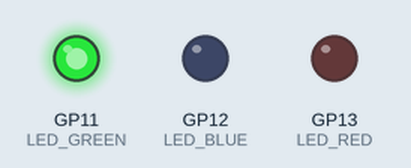
Recording of a program running on a simulated Raspberry Pi Pico running CircuitPython. Shown: output pins drawn as LEDs (lit = HIGH).

Above: at 0.5 s.
At 2.5 s:
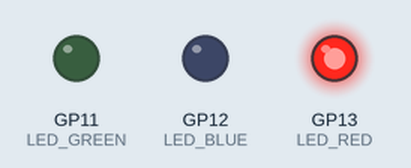
At 3.5 s:
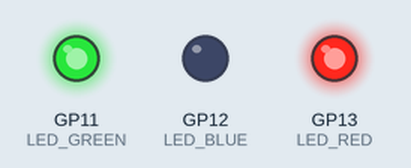
At 4.5 s:
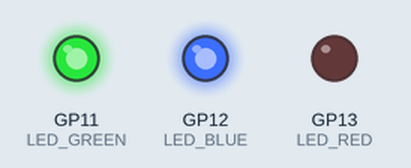
At 6.5 s:
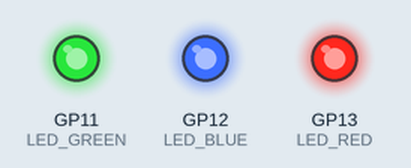
At 8.5 s:
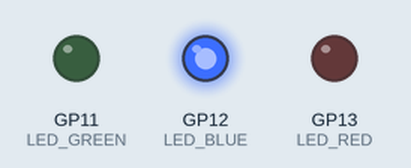
Timing chart, 0 to 9.1 s (numbered marks = the images above):
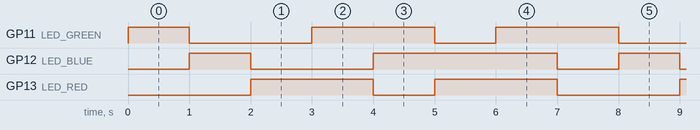

The program:

code.py
```python
# Created by Clara T
# Created on Feb 2025
# Blink with Breadboard and LED with resistor
# Turns LED on for one second, the off for one second, each time increases each time by 1 more second


import time
import board
import digitalio

LED_GREEN = digitalio.DigitalInOut(board.GP11)
LED_BLUE = digitalio.DigitalInOut(board.GP12)
LED_RED = digitalio.DigitalInOut(board.GP13)

LED_GREEN.direction = digitalio.Direction.OUTPUT
LED_BLUE.direction = digitalio.Direction.OUTPUT
LED_RED.direction = digitalio.Direction.OUTPUT

blink_time = 1

# loop forever
while True:
    # GREEN
    LED_GREEN.value = True
    LED_BLUE.value = False
    LED_RED.value = False
    time.sleep(blink_time)

    # BLUE
    LED_GREEN.value = False
    LED_BLUE.value = True
    LED_RED.value = False
    time.sleep(blink_time)

    # RED
    LED_GREEN.value = False
    LED_BLUE.value = False
    LED_RED.value = True
    time.sleep(blink_time)

    # YELLOW
    LED_GREEN.value = True
    LED_BLUE.value = False
    LED_RED.value = True
    time.sleep(blink_time)

    # CYAN
    LED_GREEN.value = True
    LED_BLUE.value = True
    LED_RED.value = False
    time.sleep(blink_time)

    # MAGENTA
    LED_GREEN.value = False
    LED_BLUE.value = True
    LED_RED.value = True
    time.sleep(blink_time)

    # GREEN
    LED_GREEN.value = True
    LED_BLUE.value = True
    LED_RED.value = True
    time.sleep(blink_time) 
```

Measured:
- by itself, GP11 (LED_GREEN): repeats every 7.0 s: LOW 2.0 s, HIGH 2.0 s, LOW 1.0 s, HIGH 2.0 s
- by itself, GP12 (LED_BLUE): repeats every 7.0 s: LOW 2.0 s, HIGH 3.0 s, LOW 1.0 s, HIGH 1.0 s
- by itself, GP13 (LED_RED): repeats every 7.0 s: LOW 1.0 s, HIGH 2.0 s, LOW 2.0 s, HIGH 2.0 s
